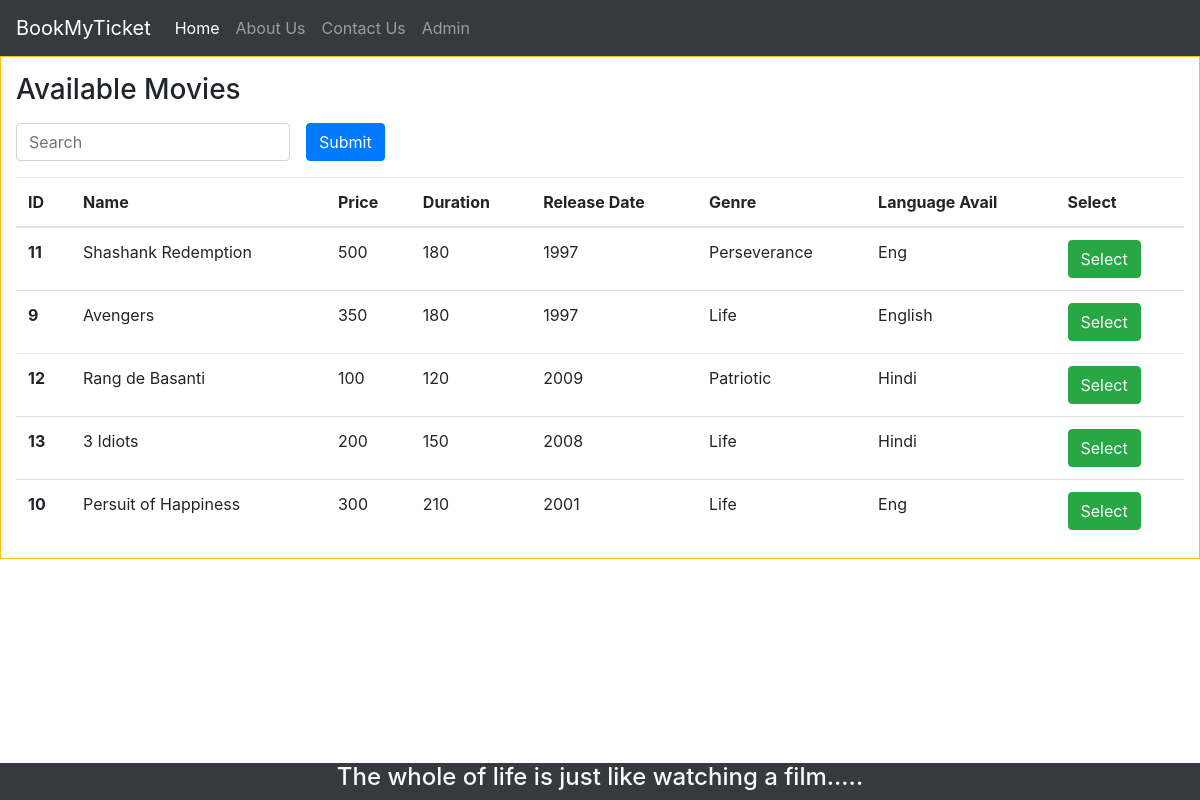
Screenshot of /customer/select/movie/13/ with the database file from the repository.
### bookings/models.py (models this page shows, shortened)
class Movie(models.Model):
	name = models.CharField(max_length=24, null=True, default="")
	markup_price = models.IntegerField(default=0)
	duration_in_min = models.CharField(max_length=24, null=True, default="")
	genre = models.CharField(max_length=24, null=True, default="")
	release_date = models.CharField(max_length=24, null=True, default="")
	language_avail = models.CharField(max_length=24, null=True, default="")
	shown_in_theater = models.ManyToManyField(Theater)

### bookings/views.py (the view)
# urls.py: path('customer/select/movie/<city_id>/', views.Cust_Select_Movie, name="select_movie"),
def Cust_Select_Movie(request, city_id):
    movie_name = request.GET.get('movie_name') or ''
    movies = []
    shows = Shows.objects.all()
    for show in shows:
        if(str(show.theater.located_city.id) == str(city_id) and (show.movie_shown not in movies)):
            if movie_name:
                if (movie_name.lower() in show.movie_shown.name.lower()):
                    movies.append(show.movie_shown)
            else:
                movies.append(show.movie_shown)
    context = {
        "movies": movies,
        "city_id": city_id,
    }
    return render(request, 'bookings/webpages/Customer/Cust_Select_Movie.html', context)

### bookings/templates/bookings/webpages/Customer/Cust_Select_Movie.html
{% extends 'bookings/common/HeaderAndFooter.html' %}
{% block content %}
<div class="container-fluid border border-warning">
    <div class="my-3 ">
        <h3 class="">Available Movies</h3>
    </div>
    <div class="input-group rounded my-3">
        <form class="form-inline" action="" method="GET">
            <input type="search" class="form-control rounded" placeholder="Search" name="movie_name" />
            <button type="submit" class="btn btn-primary mx-3">Submit</button>
        </form>
    </div>
    <table class="table">
        <thead>
            <tr>
                <th scope="col"> ID</th>
                <th scope="col"> Name</th>
                <th scope="col">Price</th>
                <th scope="col">Duration</th>
                <th scope="col">Release Date</th>
                <th scope="col">Genre</th>
                <th scope="col">Language Avail</th>
                <th scope="col">Select</th>
            </tr>
        </thead>
        <tbody>
            {% for movie in movies %}
            <tr>
                <th scope="row">{{movie.id}}</th>
                <td>{{movie.name}}</td>
                <td>{{movie.markup_price}}</td>
                <td>{{movie.duration_in_min}}</td>
                <td>{{movie.release_date}}</td>
                <td>{{movie.genre}}</td>
                <td>{{movie.language_avail}}</td>
                <td><a href="{% url 'select_theater' city_id movie.id %}" class="btn btn-success">Select</a></td>
            </tr>
            {% endfor %}
        </tbody>
    </table>
</div>
{% endblock %}

### static/css/main.css (style rules this page uses)
html,body { height:100%; min-height:100%; }

### rows the page displays
Movie: id "11", name "Shashank Redemption", markup_price "500", duration_in_min "180", release_date "1997", genre "Perseverance", language_avail "Eng"
Movie: id "9", name "Avengers", markup_price "350", duration_in_min "180", release_date "1997", genre "Life", language_avail "English"
Movie: id "12", name "Rang de Basanti", markup_price "100", duration_in_min "120", release_date "2009", genre "Patriotic", language_avail "Hindi"
Movie: id "13", name "3 Idiots", markup_price "200", duration_in_min "150", release_date "2008", genre "Life", language_avail "Hindi"
Movie: id "10", name "Persuit of Happiness", markup_price "300", duration_in_min "210", release_date "2001", genre "Life", language_avail "Eng"
